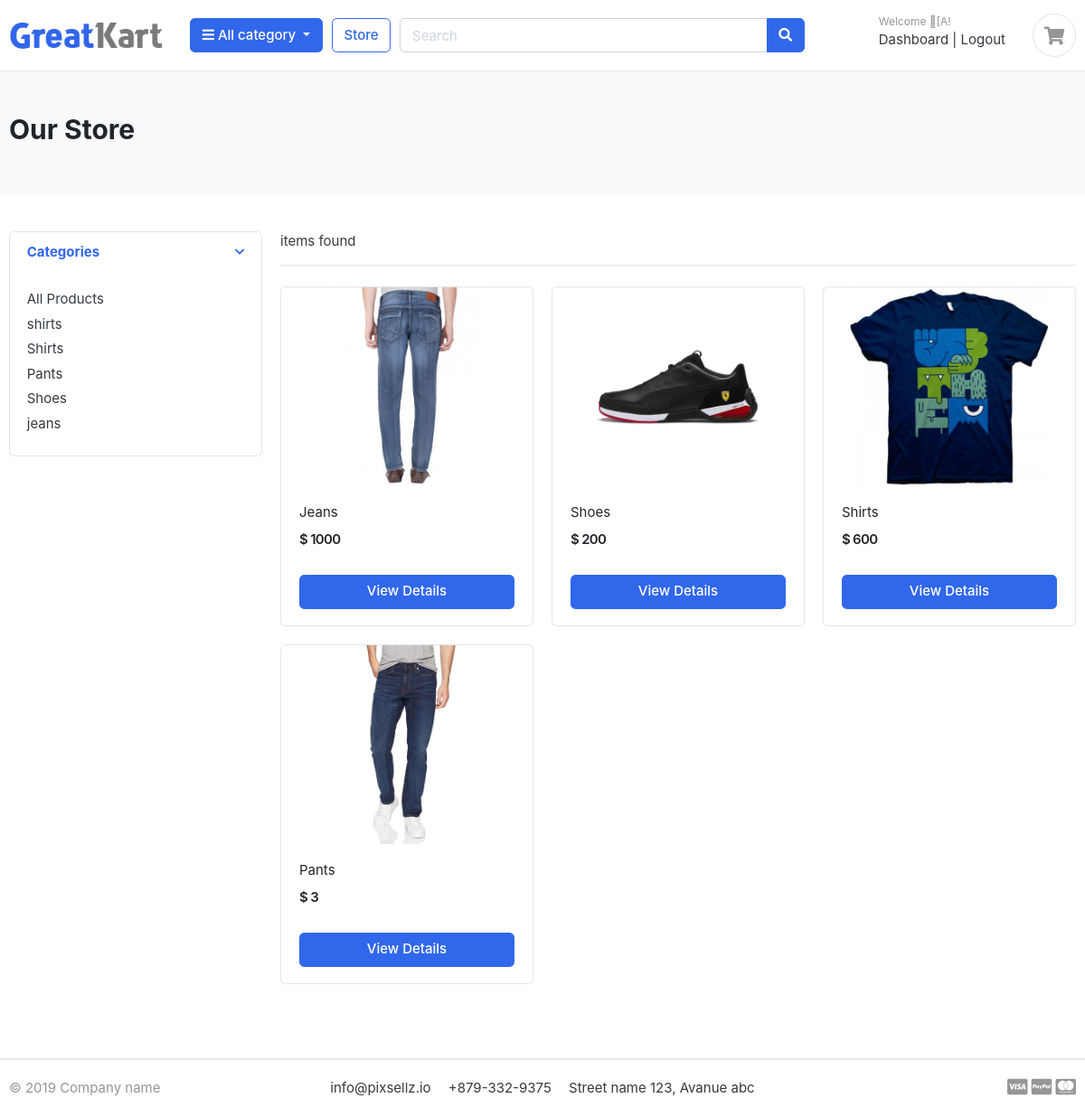
/store/ (signed in), run on the app's committed database.
### accounts/models.py (models this page shows, shortened)
class Account(AbstractBaseUser):
    first_name      = models.CharField(max_length=50)
    last_name       = models.CharField(max_length=50)
    username        = models.CharField(max_length=50, unique=True)
    email           = models.EmailField(max_length=100, unique=True)
    phone_number    = models.CharField(max_length=50)
    date_joined     = models.DateTimeField(auto_now_add=True)
    last_login      = models.DateTimeField(auto_now_add=True)
    is_admin        = models.BooleanField(default=False)
    is_staff        = models.BooleanField(default=False)
    is_active        = models.BooleanField(default=False)
    is_superadmin        = models.BooleanField(default=False)
    USERNAME_FIELD = 'email'
    REQUIRED_FIELDS = ['username', 'first_name', 'last_name']
    objects = MyAccountManager()

### category/models.py (models this page shows, shortened)
class Category(models.Model):
    category_name = models.CharField(max_length=50, unique=True)
    slug = models.SlugField(max_length=100, unique=True)
    description = models.TextField(max_length=255, blank=True)
    cat_image = models.ImageField(upload_to='photos/categories', blank=True)
    class Meta:
        verbose_name = 'category'
        verbose_name_plural = 'categories'
    def get_url(self):
            return reverse('products_by_category', args=[self.slug])

### store/models.py (models this page shows)
class Product(models.Model):
    product_name    = models.CharField(max_length=200, unique=True)
    slug            = models.SlugField(max_length=200, unique=True)
    description     = models.TextField(max_length=500, blank=True)
    price           = models.IntegerField()
    images          = models.ImageField(upload_to='photos/products')
    stock           = models.IntegerField()
    is_available    = models.BooleanField(default=True)
    category        = models.ForeignKey(Category, on_delete=models.CASCADE)
    created_date    = models.DateTimeField(auto_now_add=True)
    modified_date   = models.DateTimeField(auto_now=True)

### store/views.py (the view)
def store(request,category_slug=None):
    categories = None
    products = None
    if category_slug != None :
        categories = get_object_or_404(Category,slug = category_slug)
        products = Product.objects.all().filter(category = categories ,is_available=True)
    else:
        products = Product.objects.all().filter(is_available=True)
    context = {
        'products' : products,
     }
    return render(request, 'store/store.html',context)

### category/context_processors.py (called while the page is built)
def menu_links(request):
    links = Category.objects.all()
    return dict(links=links)

### templates/store/store.html (shortened to what this page needs)
{% extends 'base.html' %}
{% load static %}
{% block content %}
<section class="section-pagetop bg">
<div class="container">
	{% if 'search' in request.path %}
		<h2 class="title-page">Search Result</h2>
	{% else %}
		<h2 class="title-page">Our Store</h2>
	{% endif %}
</div>
</section>
<section class="section-content padding-y">
<div class="container">
<div class="row">
	<aside class="col-md-3">
<div class="card">
	<article class="filter-group">
		<header class="card-header">
			<a href="#" data-toggle="collapse" data-target="#collapse_1" aria-expanded="true" class="">
				<i class="icon-control fa fa-chevron-down"></i>
				<h6 class="title">Categories</h6>
			</a>
		</header>
		<div class="filter-content collapse show" id="collapse_1" style="">
			<div class="card-body">
				<ul class="list-menu">
					<li><a href="{% url 'store' %}">All Products  </a></li>
					{% for category in links %}
				<li><a href="{{ category.get_url }}">{{ category.category_name }}  </a></li>
					{% endfor %}
				</ul>
			</div>
		</div>
	</article>
</div>
	</aside>
	<main class="col-md-9">
<header class="border-bottom mb-4 pb-3">
		<div class="form-inline">
			<span class="mr-md-auto"><b>{{ product_count }}</b> items found </span>
		</div>
</header>
<div class="row">
	{% if products %}
	{% for product in products %}
	<div class="col-md-4">
		<figure class="card card-product-grid">
			<div class="img-wrap">
				<a href="{{ product.get_url }}"><img src="{{ product.images.url }}"></a>
			</div>
			<figcaption class="info-wrap">
				<div class="fix-height">
					<a href="{{ product.get_url }}" class="title">{{ product.product_name }}</a>
					<div class="price-wrap mt-2">
						<span class="price">$ {{ product.price }}</span>
					</div>
				</div>
				<a href="{{ product.get_url }}" class="btn btn-block btn-primary">View Details </a>
			</figcaption>
		</figure>
	</div>
	{% endfor %}
	{% else %}
	<div>
		<h2>No result found. Please try again.</h2>
	</div>
	{% endif %}
</div>
	</main>
</div>
</div>
</section>
{% endblock %}

### templates/includes/navbar.html (shortened to what this page needs)
{% load static %}
<header class="section-header">
<section class="header-main border-bottom">
  <div class="container">
<div class="row align-items-center">
  <div class="col-lg-2 col-md-3 col-6">
    <a href="{% url 'home' %}" class="brand-wrap">
      <img class="logo" src="{% static './images/logo.png' %}">
    </a>
  </div>
  <div class="col-lg col-sm col-md col-6 flex-grow-0">
    <div class="category-wrap dropdown d-inline-block float-right">
      <button type="button" class="btn btn-primary dropdown-toggle" data-toggle="dropdown">
        <i class="fa fa-bars"></i> All category
      </button>
    </div>
  </div>
  <a href="{% url 'store' %}" class="btn btn-outline-primary">Store</a>
  <div class="col-lg  col-md-6 col-sm-12 col">
    <form action="#" class="search" method='GET'>
      <div class="input-group w-100">
          <input type="text" class="form-control" style="width:60%;" placeholder="Search" name="keyword" required>
          <div class="input-group-append">
            <button class="btn btn-primary" type="submit">
              <i class="fa fa-search"></i>
            </button>
          </div>
        </div>
    </form>
  </div>
  <div class="col-lg-3 col-sm-6 col-8 order-2 order-lg-3">
        <div class="d-flex justify-content-end mb-3 mb-lg-0">
          {% if user.id is None %}
          <div class="widget-header">
            <small class="title text-muted">Welcome guest!</small>
            <div>
              <a href="{% url 'login' %}">Sign in</a> <span class="dark-transp"> | </span>
              <a href="{% url 'register' %}"> Register</a>
            </div>
          </div>
          {% else %}
          <div class="widget-header">
            <small class="title text-muted">Welcome {{user.first_name}}!</small>
            <div>
              <a href="#">Dashboard</a> <span class="dark-transp"> | </span>
              <a href="#"> Logout</a>
            </div>
          </div>
          {% endif %}
          <a href="#" class="widget-header pl-3 ml-3">
            <div class="icon icon-sm rounded-circle border"><i class="fa fa-shopping-cart"></i></div>
          </a>
        </div>
      </div>
</div>
  </div>
</section>
</header>

### Greatkart/static/css/ui.css (style rules this page uses)
html { font-family: "Inter", sans-serif; font-size: 15px; }
.img-wrap { text-align: center; display: block; }
.img-wrap img { max-width: 100%; }
.price-wrap { letter-spacing: -0.7px; }
.icon-xs, .icon-sm, .icon-md, .icon-lg { display: inline-block; text-align: center; flex-shrink: 0; flex-grow: 0; }
.icon-sm { width: 48px; height: 48px; line-height: 48px !important; font-size: 20px; }
.padding-y { padding-top: 40px; padding-bottom: 40px; }
figure { margin-bottom: 0; }
article:after, .form-group:after { display: block; clear: both; content: ""; }
.bg { background-color: #f8f9fa; }
.title-page { color: #212529; }
.header-main { position: relative; padding-top: 1rem; padding-bottom: 1rem; }
.brand-wrap .logo, .navbar-brand .logo { margin-right: 7px; max-height: 42px; display: inline-block; }
.widget-header { display: inline-block; vertical-align: middle; position: relative; }
.widget-header a { color: #343a40; }
.widget-header i { color: #969696; }
.widget-header .title { display: block; }
[class*=list-] li:after { visibility: hidden; display: block; content: ""; overflow: hidden; height: 0; clear: both; }
.list-menu { list-style: none; margin: 0; padding-left: 0; }
.list-menu li { margin-bottom: 5px; }
.list-menu a { color: #343a40; }
[class*=card-product] a.title { color: #212529; display: block; }
[class*=card-product] .img-wrap { overflow: hidden; position: relative; }
[class*=card-product] .img-wrap img { height: 100%; max-width: 100%; width: auto; display: inline-block; -o-object-fit: cover; object-fit: cover; }
.card-product-grid { margin-bottom: 20px; }
.card-product-grid .img-wrap { border-radius: 0.2rem 0.2rem 0 0; height: 220px; }
.card-product-grid .info-wrap { overflow: hidden; padding: 18px 20px; }
.card-product-grid .fix-height { height: 80px; overflow: hidden; }
.card .img-wrap { overflow: hidden; }
.price { font-weight: 600; color: #212529; }
.icon-control { margin-top: 5px; float: right; font-size: 80%; }
.card-header .title { margin-bottom: 0; line-height: 1.5; }
.filter-group { border-bottom: 1px solid #e4e4e4; }
.filter-group .card-header { border-bottom: 0; }
.filter-group:last-child { border-bottom: 0; }
.section-pagetop { padding: 45px 0; }

### data on the page
Account: first_name "\u001b[A"
Category: category_name "shirts"
Category: category_name "Shirts"
Category: category_name "Pants"
Category: category_name "Shoes"
Category: category_name "jeans"
Product: images (picture), product_name "Jeans", price "1000"
Product: images (picture), product_name "Shoes", price "200"
Product: images (picture), product_name "Shirts", price "600"
Product: images (picture), product_name "Pants", price "3"
